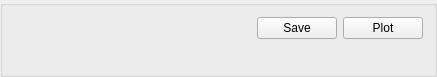
<?xml version="1.0" encoding="UTF-8"?>
<ui version="4.0">
 <class>GroupBox</class>
 <widget class="QGroupBox" name="GroupBox">
  <property name="geometry">
   <rect>
    <x>0</x>
    <y>0</y>
    <width>437</width>
    <height>77</height>
   </rect>
  </property>
  <property name="windowTitle">
   <string>GroupBox</string>
  </property>
  <layout class="QVBoxLayout" name="verticalLayout">
   <item>
    <layout class="QHBoxLayout" name="horizontalLayout">
     <item>
      <spacer name="horizontalSpacer">
       <property name="orientation">
        <enum>Qt::Horizontal</enum>
       </property>
       <property name="sizeHint" stdset="0">
        <size>
         <width>40</width>
         <height>20</height>
        </size>
       </property>
      </spacer>
     </item>
     <item>
      <widget class="QPushButton" name="pushButton_save">
       <property name="text">
        <string>Save</string>
       </property>
      </widget>
     </item>
     <item>
      <widget class="QPushButton" name="pushButton_plot">
       <property name="toolTip">
        <string>&lt;html&gt;&lt;head/&gt;&lt;body&gt;&lt;p align=&quot;justify&quot;&gt;Compute the joint occupancy of the H bond network. The joint occupancy is true, if all H bonds of the network are present in a frame and false otherwise.&lt;/p&gt;&lt;/body&gt;&lt;/html&gt;</string>
       </property>
       <property name="text">
        <string>Plot</string>
       </property>
       <property name="autoDefault">
        <bool>false</bool>
       </property>
      </widget>
     </item>
    </layout>
   </item>
   <item>
    <spacer name="verticalSpacer">
     <property name="orientation">
      <enum>Qt::Vertical</enum>
     </property>
     <property name="sizeHint" stdset="0">
      <size>
       <width>20</width>
       <height>0</height>
      </size>
     </property>
    </spacer>
   </item>
  </layout>
 </widget>
 <resources/>
 <connections/>
</ui>
